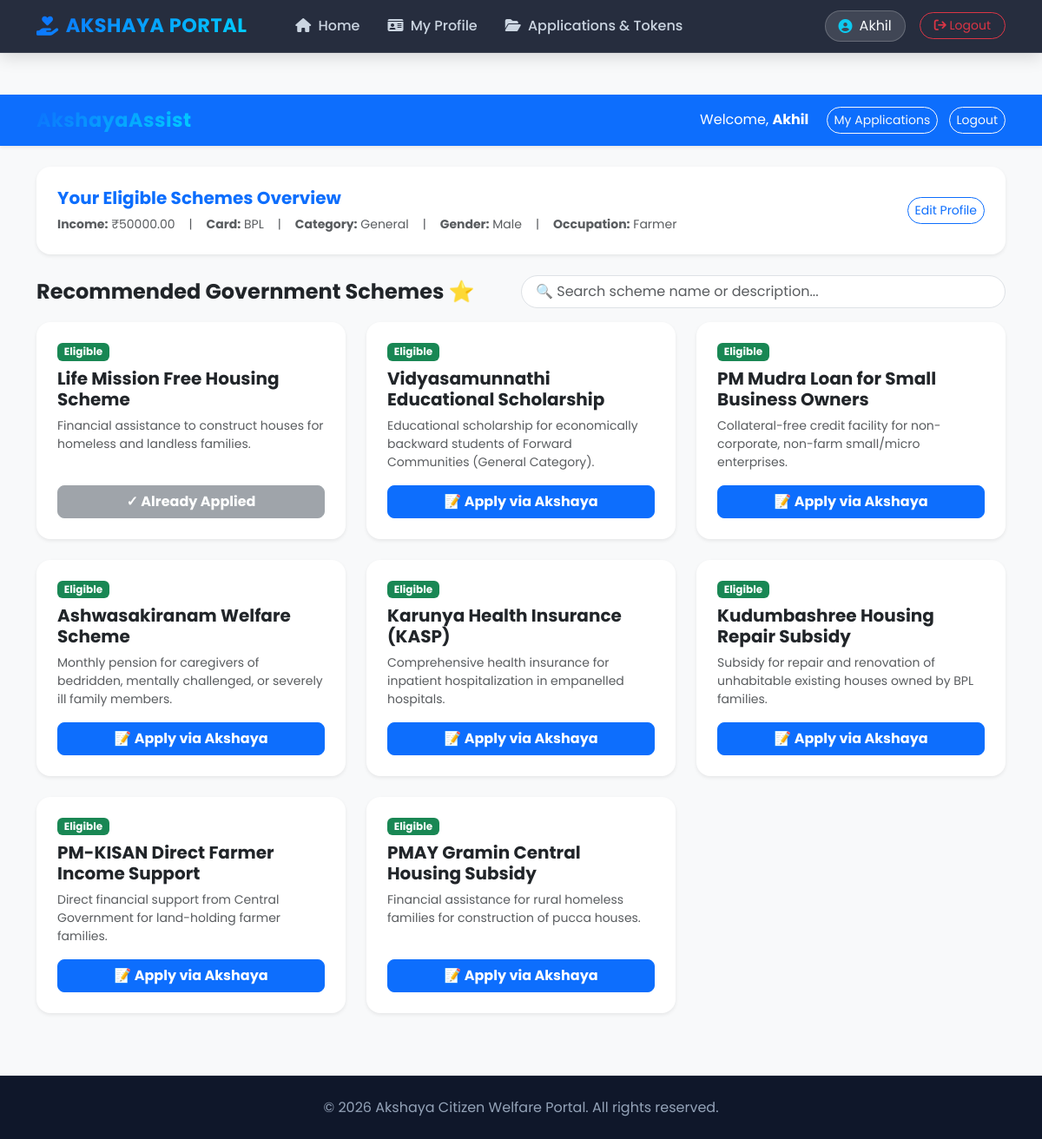
Screenshot of / (signed in) with the database file from the repository.
### welfare_app/models.py (models this page shows, shortened)
class UserProfile(models.Model):
    CATEGORY_CHOICES = [
        ('General', 'General'),
        ('OBC', 'OBC'),
        ('SC', 'SC'),
        ('ST', 'ST'),
    ]
    RATION_CHOICES = [
        ('BPL', 'BPL (Yellow/Pink Card)'),
        ('APL', 'APL (Blue/White Card)'),
    ]
    GENDER_CHOICES = [
        ('Male', 'Male'),
        ('Female', 'Female'),
        ('Other', 'Other'),
    ]
    MARITAL_CHOICES = [
        ('Single', 'Single (Unmarried)'),
        ('Married', 'Married'),
        ('Divorced', 'Divorced'),
        ('Widow', 'Widow/Widower'),
    ]
    user = models.OneToOneField(User, on_delete=models.CASCADE)
    age = models.IntegerField(null=True, blank=True)
    annual_income = models.DecimalField(max_digits=10, decimal_places=2, null=True, blank=True)
    ration_card_type = models.CharField(max_length=10, choices=RATION_CHOICES, null=True, blank=True)
    category = models.CharField(max_length=20, choices=CATEGORY_CHOICES, null=True, blank=True)
    gender = models.CharField(max_length=10, choices=GENDER_CHOICES, null=True, blank=True)
    occupation = models.CharField(max_length=100, null=True, blank=True)
    marital_status = models.CharField(max_length=20, choices=MARITAL_CHOICES, null=True, blank=True)
    is_differently_abled = models.BooleanField(default=False)
    disability_type = models.CharField(max_length=100, null=True, blank=True)
    disability_percentage = models.IntegerField(null=True, blank=True)

class Scheme(models.Model):
    GENDER_CHOICES = [
        ('ALL', 'ALL (Everyone)'),
        ('Female', 'Female Only'),
        ('Male', 'Male Only'),
    ]
    OCCUPATION_CHOICES = [
        ('ALL', 'ALL (Any Occupation)'),
        ('Farmer', 'Farmer'),
        ('Teacher', 'Teacher'),
        ('Student', 'Student'),
    ]
    RATION_CHOICES = [
        ('ALL', 'ALL (APL & BPL)'),
        ('APL', 'APL Only'),
        ('BPL', 'BPL Only'),
    ]
    CATEGORY_CHOICES = [
        ('ALL', 'ALL Categories'),
        ('General', 'General'),
        ('OBC', 'OBC'),
        ('SC', 'SC'),
        ('ST', 'ST'),
    ]
    MARITAL_CHOICES = [
        ('ALL', 'ALL (Married & Unmarried)'),
        ('Single', 'Single Only'),
        ('Married', 'Married Only'),
        ('Divorced', 'Divorced Only'),
        ('Widow', 'Widow/Widower Only'),
    ]
    title = models.CharField(max_length=200)
    description = models.TextField()
    min_age = models.IntegerField(default=0)
    max_income = models.IntegerField(default=100000)
    allowed_ration_cards = models.CharField(max_length=20, choices=RATION_CHOICES, default='ALL')
    category = models.CharField(max_length=20, choices=CATEGORY_CHOICES, default='ALL')
    allowed_gender = models.CharField(max_length=10, choices=GENDER_CHOICES, default='ALL')
    required_occupation = models.CharField(max_length=50, choices=OCCUPATION_CHOICES, default='ALL')
    allowed_marital_status = models.CharField(max_length=20, choices=MARITAL_CHOICES, default='ALL')
    is_for_disabled_only = models.BooleanField(default=False)
    required_documents = models.CharField(
        max_length=300,
        default="Identity Card, Income Certificate",
        help_text="ആവശ്യമുള്ള രേഖകൾ കോമ (,) ഇട്ട് നൽകുക."
    )
    extra_fields = models.CharField(
        max_length=500,
        blank=True,
        default="",
        help_text="അഡീഷണൽ ചോദ്യങ്ങൾ കോമ (,) ഇട്ട് എഴുതുക."
    )

### welfare_app/views.py (the view)
# urls.py: path('', views.home, name='home'),
@login_required(login_url='login')
def home(request):
    profile, created = UserProfile.objects.get_or_create(user=request.user)
    eligible_schemes = []
    profile_complete = False
    applied_scheme_ids = set(
        Application.objects.filter(user=request.user).values_list('scheme_id', flat=True)
    )
    if (profile.annual_income is not None and
        profile.ration_card_type and
        profile.category and
        profile.gender):
        profile_complete = True
        all_schemes = Scheme.objects.all()
        try:
            user_income = float(profile.annual_income)
        except (ValueError, TypeError):
            user_income = 0.0
        user_card = (profile.ration_card_type or "").strip()
        user_cat = (profile.category or "").strip()
        user_gender = (profile.gender or "").strip()
        user_occ = (profile.occupation or "").strip()
        user_marital = (profile.marital_status or "").strip()
        user_age = profile.age or 0
        for scheme in all_schemes:
            income_ok = user_income <= scheme.max_income
            age_ok = user_age >= scheme.min_age
            ration_ok = (scheme.allowed_ration_cards == 'ALL') or (scheme.allowed_ration_cards == user_card)
            category_ok = (scheme.category == 'ALL') or (scheme.category == user_cat)
            gender_ok = (scheme.allowed_gender == 'ALL') or (scheme.allowed_gender == user_gender)
            occupation_ok = (scheme.required_occupation == 'ALL') or (scheme.required_occupation == user_occ)
            marital_ok = (scheme.allowed_marital_status == 'ALL') or (scheme.allowed_marital_status == user_marital)
            disabled_ok = True
            if scheme.is_for_disabled_only:
                disabled_ok = profile.is_differently_abled
            if income_ok and age_ok and ration_ok and category_ok and gender_ok and occupation_ok and disabled_ok and marital_ok:
                scheme.is_applied = scheme.id in applied_scheme_ids
                eligible_schemes.append(scheme)
    context = {
        'profile': profile,
        'eligible_schemes': eligible_schemes,
        'profile_complete': profile_complete,
    }
    return render(request, 'home.html', context)

### welfare_app/templates/home.html (shortened to what this page needs)
{% extends 'base.html' %}
{% block content %}
<!DOCTYPE html>
<html lang="en">
<head>
</head>
<body class="bg-light">
    <nav class="navbar navbar-dark bg-primary shadow-sm mb-4">
        <div class="container">
            <a class="navbar-brand fw-bold" href="{% url 'home' %}">AkshayaAssist</a>
            <div class="text-white">
                <span class="me-3">Welcome, <strong>{{ request.user.username }}</strong></span>
                <a href="{% url 'my_applications' %}" class="btn btn-outline-light btn-sm rounded-pill me-2">My Applications</a>
                <a href="{% url 'logout' %}" class="btn btn-outline-light btn-sm rounded-pill">Logout</a>
            </div>
        </div>
    </nav>
    <div class="container">
        {% if not profile_complete %}
        <div class="alert alert-warning border-0 shadow-sm rounded-4 p-4 mb-4">
            <div class="d-flex justify-content-between align-items-center">
                <div>
                    <h5 class="fw-bold mb-1">⚠️ Profile Details Missing!</h5>
                    <p class="mb-0 text-dark">Please complete your profile to see eligible Government Schemes.</p>
                </div>
                <a href="{% url 'profile_setup' %}" class="btn btn-warning fw-bold rounded-3">Update Profile</a>
            </div>
        </div>
        {% else %}
        <div class="card border-0 shadow-sm rounded-4 p-4 mb-4 bg-white">
            <div class="d-flex justify-content-between align-items-center">
                <div>
                    <h5 class="fw-bold text-primary mb-1">Your Eligible Schemes Overview</h5>
                    <div class="d-flex gap-3 text-muted small mt-2">
                        <span><strong>Income:</strong> ₹{{ profile.annual_income }}</span> |
                        <span><strong>Card:</strong> {{ profile.ration_card_type }}</span> |
                        <span><strong>Category:</strong> {{ profile.category }}</span> |
                        <span><strong>Gender:</strong> {{ profile.gender }}</span> |
                        <span><strong>Occupation:</strong> {{ profile.occupation }}</span>
                    </div>
                </div>
                <a href="{% url 'profile_setup' %}" class="btn btn-outline-primary btn-sm rounded-pill">Edit Profile</a>
            </div>
        </div>
        <div class="d-flex justify-content-between align-items-center mb-3">
            <h4 class="fw-bold text-dark mb-0">Recommended Government Schemes ⭐</h4>
            <div class="w-50">
                <input type="text" id="schemeSearchInput" class="form-control rounded-pill px-3" placeholder="🔍 Search scheme name or description...">
            </div>
        </div>
        <div class="row">
            {% for scheme in eligible_schemes %}
            <div class="col-md-4 mb-4 scheme-card">
                <div class="card h-100 border-0 shadow-sm rounded-4">
                    <div class="card-body p-4 d-flex flex-column">
                        <span class="badge bg-success mb-2 w-auto align-self-start">Eligible</span>
                        <h5 class="card-title fw-bold">{{ scheme.title }}</h5>
                        <p class="card-text text-muted small flex-grow-1">{{ scheme.description|truncatewords:15 }}</p>
                        {% if scheme.is_applied %}
                            <button class="btn btn-secondary w-100 rounded-3 fw-bold mt-auto" disabled>✓ Already Applied</button>
                        {% else %}
                            <a href="{% url 'apply_scheme' scheme.id %}" class="btn btn-primary w-100 rounded-3 fw-bold mt-auto">📝 Apply via Akshaya</a>
                        {% endif %}
                    </div>
                </div>
            </div>
            {% empty %}
            <div class="col-12 text-center py-5">
                <p class="text-muted fs-5">No specific schemes match your current profile criteria.</p>
            </div>
            {% endfor %}
        </div>
        {% endif %}
    </div>
</body>
</html>
{% endblock %}

### welfare_app/templates/base.html (shortened to what this page needs)
<!DOCTYPE html>
<html lang="en">
<head>
    <link href="https://cdn.jsdelivr.net/npm/bootstrap@5.3.2/dist/css/bootstrap.min.css" rel="stylesheet">
    <link rel="stylesheet" href="https://cdnjs.cloudflare.com/ajax/libs/font-awesome/6.4.2/css/all.min.css">
</head>
<body>
    <nav class="navbar navbar-expand-lg custom-navbar sticky-top">
        <div class="container">
            <a class="navbar-brand d-flex align-items-center gap-2" href="{% url 'home' %}">
                <i class="fa-solid fa-hand-holding-heart text-info"></i> AKSHAYA PORTAL
            </a>
            <div class="collapse navbar-collapse" id="navbarNav">
                <ul class="navbar-nav me-auto mb-2 mb-lg-0 ms-lg-4">
                    {% if user.is_authenticated %}
                        {% if user.is_staff %}
                            <li class="nav-item">
                                <a class="nav-link" href="{% url 'staff_dashboard' %}">
                                    <i class="fa-solid fa-list-check me-1"></i> Staff Dashboard
                                </a>
                            </li>
                            <li class="nav-item">
                                <a class="nav-link" href="{% url 'staff_counter' %}">
                                    <i class="fa-solid fa-bullhorn me-1"></i> Live Counter 📢
                                </a>
                            </li>
                        {% else %}
                            <li class="nav-item">
                                <a class="nav-link" href="{% url 'home' %}">
                                    <i class="fa-solid fa-house me-1"></i> Home
                                </a>
                            </li>
                            <li class="nav-item">
                                <a class="nav-link" href="{% url 'profile_setup' %}">
                                    <i class="fa-solid fa-id-card me-1"></i> My Profile
                                </a>
                            </li>
                            <li class="nav-item">
                                <a class="nav-link" href="{% url 'my_applications' %}">
                                    <i class="fa-solid fa-folder-open me-1"></i> Applications & Tokens
                                </a>
                            </li>
                        {% endif %}
                    {% endif %}
                </ul>
                <div class="d-flex align-items-center gap-3">
                    {% if user.is_authenticated %}
                        <div class="user-badge d-flex align-items-center gap-2 fs-6">
                            <i class="fa-solid fa-circle-user text-info"></i>
                            <span>{{ user.username }}</span>
                        </div>
                        <a href="{% url 'logout' %}" class="btn btn-outline-danger btn-sm rounded-pill px-3">
                            <i class="fa-solid fa-arrow-right-from-bracket"></i> Logout
                        </a>
                    {% else %}
                        <a href="{% url 'login' %}" class="btn btn-outline-light btn-sm rounded-pill px-3">Login</a>
                        <a href="{% url 'register' %}" class="btn btn-gradient-primary btn-sm px-3">Register</a>
                    {% endif %}
                </div>
            </div>
        </div>
    </nav>
    <main class="main-container">
        {% block content %}{% endblock %}
    </main>
    <footer class="text-center py-4 mt-auto">
        <div class="container">
            <p class="mb-0 fs-6">&copy; {% now "Y" %} Akshaya Citizen Welfare Portal. All rights reserved.</p>
        </div>
    </footer>
</body>
</html>

### welfare_app/templates/base.html (style rules this page uses)
:root { --primary-gradient: linear-gradient(135deg, #0d6efd 0%, #00d2ff 100%); --accent-gradient: linear-gradient(135deg, #11998e 0%, #38ef7d 100%); --dark-gradient: linear-gradient(135deg, #1e293b 0%, #0f172a 100%); --bg-color: #f8fafc; }
body { font-family: 'Poppins', sans-serif; background-color: var(--bg-color); color: #334155; min-height: 100vh; display: flex; flex-direction: column; }
.custom-navbar { background: rgba(15, 23, 42, 0.9); backdrop-filter: blur(12px); border-bottom: 1px solid rgba(255, 255, 255, 0.1); box-shadow: 0 4px 20px rgba(0, 0, 0, 0.15); }
.navbar-brand { font-weight: 700; font-size: 1.4rem; background: var(--primary-gradient); -webkit-background-clip: text; -webkit-text-fill-color: transparent; letter-spacing: 0.5px; }
.nav-link { font-weight: 500; color: #cbd5e1 !important; transition: all 0.3s ease; padding: 0.5rem 1rem !important; border-radius: 8px; }
.user-badge { background: rgba(255, 255, 255, 0.12); border: 1px solid rgba(255, 255, 255, 0.2); border-radius: 30px; padding: 5px 15px; color: #f8fafc; }
.main-container { flex: 1; padding-top: 2rem; padding-bottom: 3rem; }
.card { border: none; border-radius: 16px; box-shadow: 0 10px 30px rgba(0, 0, 0, 0.05); transition: transform 0.3s ease, box-shadow 0.3s ease; }
footer { background: #0f172a; color: #94a3b8; border-top: 1px solid rgba(255, 255, 255, 0.05); }

### rows the page displays
UserProfile: annual_income "50000.00", ration_card_type "BPL", category "General", gender "Male", occupation "Farmer"
Scheme: title "Life Mission Free Housing Scheme", description "Financial assistance to construct houses for homeless and landless families.", shows "✓ Already Applied"
Scheme: title "Vidyasamunnathi Educational Scholarship", description "Educational scholarship for economically backward students of Forward Communities (General Category).", shows "📝 Apply via Akshaya"
Scheme: title "PM Mudra Loan for Small Business Owners", description "Collateral-free credit facility for non-corporate, non-farm small/micro enterprises.", shows "📝 Apply via Akshaya"
Scheme: title "Ashwasakiranam Welfare Scheme", description "Monthly pension for caregivers of bedridden, mentally challenged, or severely ill family members.", shows "📝 Apply via Akshaya"
Scheme: title "Karunya Health Insurance (KASP)", description "Comprehensive health insurance for inpatient hospitalization in empanelled hospitals.", shows "📝 Apply via Akshaya"
Scheme: title "Kudumbashree Housing Repair Subsidy", description "Subsidy for repair and renovation of unhabitable existing houses owned by BPL families.", shows "📝 Apply via Akshaya"
Scheme: title "PM-KISAN Direct Farmer Income Support", description "Direct financial support from Central Government for land-holding farmer families.", shows "📝 Apply via Akshaya"
Scheme: title "PMAY Gramin Central Housing Subsidy", description "Financial assistance for rural homeless families for construction of pucca houses.", shows "📝 Apply via Akshaya"

### other values shown
{{ user.username }} "Akhil"
{{ request.user.username }} "Akhil"
